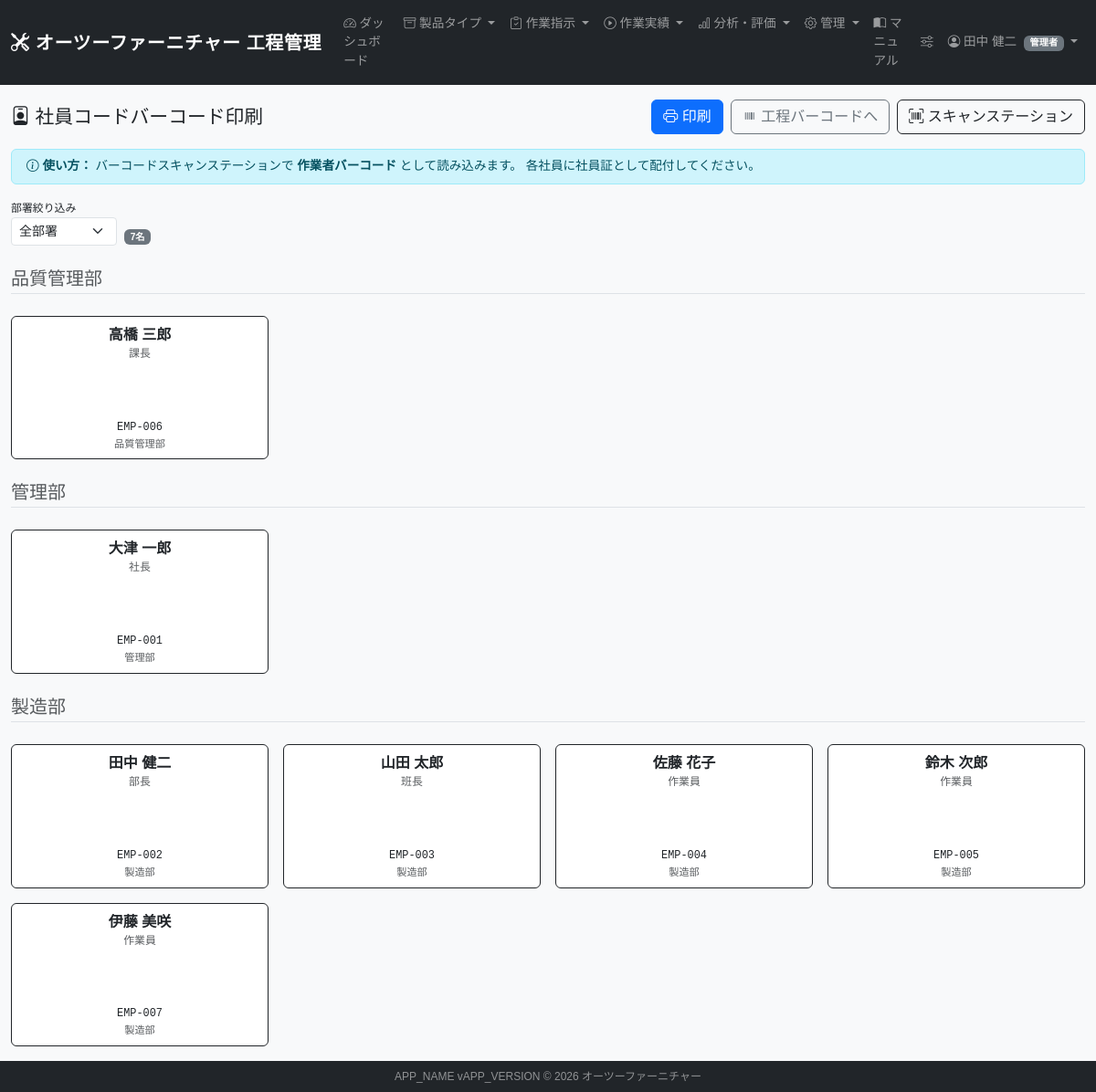
Page /employee_barcodes.php (signed in) on the committed database.
### tables this page shows
CREATE TABLE IF NOT EXISTS employees (
    id INT AUTO_INCREMENT PRIMARY KEY,
    employee_code VARCHAR(50) NOT NULL UNIQUE COMMENT '全アプリ共通の社員コード',
    name VARCHAR(100) NOT NULL COMMENT '社員名',
    name_kana VARCHAR(100) NULL COMMENT '社員名カナ',
    email VARCHAR(255) NULL COMMENT 'メールアドレス',
    phone VARCHAR(50) NULL COMMENT '電話番号',
    address TEXT NULL COMMENT '住所',
    joined_date DATE NULL COMMENT '入社日',
    retired_date DATE NULL COMMENT '退職日',
    employment_status ENUM('active','retired','leave') DEFAULT 'active' COMMENT '在籍状態',
    department_id INT NULL COMMENT '現在の部ID',
    section_id INT NULL COMMENT '現在の課ID',
    position_id INT NULL COMMENT '現在の役職ID',
    is_active TINYINT(1) DEFAULT 1 COMMENT '論理削除フラグ',
    created_at DATETIME DEFAULT CURRENT_TIMESTAMP,
    updated_at DATETIME DEFAULT CURRENT_TIMESTAMP ON UPDATE CURRENT_TIMESTAMP,
    CONSTRAINT fk_emp_dept FOREIGN KEY (department_id) REFERENCES departments(id),
    CONSTRAINT fk_emp_section FOREIGN KEY (section_id) REFERENCES sections(id),
    CONSTRAINT fk_emp_position FOREIGN KEY (position_id) REFERENCES positions(id)
);

CREATE TABLE IF NOT EXISTS departments (
    id INT AUTO_INCREMENT PRIMARY KEY,
    dept_code VARCHAR(50) NOT NULL UNIQUE COMMENT '部署コード',
    dept_name VARCHAR(100) NOT NULL COMMENT '部署名',
    display_order INT DEFAULT 0,
    is_active TINYINT(1) DEFAULT 1,
    created_at DATETIME DEFAULT CURRENT_TIMESTAMP
);

CREATE TABLE IF NOT EXISTS positions (
    id INT AUTO_INCREMENT PRIMARY KEY,
    position_code VARCHAR(50) NOT NULL UNIQUE COMMENT '役職コード',
    position_name VARCHAR(100) NOT NULL COMMENT '役職名',
    rank_level INT DEFAULT 0 COMMENT '役職レベル（大きいほど上位）',
    display_order INT DEFAULT 0,
    is_active TINYINT(1) DEFAULT 1,
    created_at DATETIME DEFAULT CURRENT_TIMESTAMP
);

### app/auth.php (called while the page is built, shortened)
<?php
require_once __DIR__ . '/db.php';
function getCurrentUser(): array {
    return [
        'id'          => $_SESSION['user_id']       ?? 0,
        'employee_id' => $_SESSION['employee_id']   ?? 0,
        'name'        => $_SESSION['employee_name'] ?? '',
        'login_id'    => $_SESSION['login_id']      ?? '',
        'role'        => $_SESSION['role']           ?? 'worker',
        'mfa_enabled' => $_SESSION['mfa_enabled']   ?? false,
    ];
}
function roleLabel(string $role): string {
    return match($role) {
        'president'       => '社長',
        'admin'           => '管理者',
        'factory_manager' => '工場長',
        'process_leader'  => '工程リーダー',
        'worker'          => '作業員',
        default           => $role,
    };
}

### app/permissions.php (called while the page is built, shortened)
<?php
function hasRole(string $minRole, string $userRole = ''): bool {
    if (empty($userRole)) {
        $user = getCurrentUser();
        $userRole = $user['role'];
    }
    $minLevel  = ROLE_LEVELS[$minRole]  ?? 0;
    $userLevel = ROLE_LEVELS[$userRole] ?? 0;
    return $userLevel >= $minLevel;
}
function isAdmin(): bool {
    return hasRole('admin');
}
function isLeader(): bool {
    return hasRole('process_leader');
}

### app/db.php (called while the page is built, shortened)
<?php
function getDB(): PDO {
    static $pdo = null;
    if ($pdo !== null) {
        return $pdo;
    }
    $dsn = sprintf(
        'mysql:host=%s;dbname=%s;charset=%s',
        DB_HOST, DB_NAME, DB_CHARSET
    );
    try {
        $pdo = new PDO($dsn, DB_USER, DB_PASS, [
            PDO::ATTR_ERRMODE            => PDO::ERRMODE_EXCEPTION,
            PDO::ATTR_DEFAULT_FETCH_MODE => PDO::FETCH_ASSOC,
            PDO::ATTR_EMULATE_PREPARES   => false,
        ]);
    } catch (PDOException $e) {
        error_log('[DB接続エラー] ' . $e->getMessage());
        http_response_code(503);
        die('<h1>データベース接続に失敗しました。管理者に連絡してください。</h1>');
    }
    return $pdo;
}
function dbFetchAll(string $sql, array $params = []): array {
    $stmt = getDB()->prepare($sql);
    $stmt->execute($params);
    return $stmt->fetchAll();
}

### app/functions.php (called while the page is built, shortened)
<?php
function h(mixed $str): string {
    return htmlspecialchars((string)($str ?? ''), ENT_QUOTES | ENT_HTML5, 'UTF-8');
}

### public/employee_barcodes.php (the view, shortened to what this page needs)
<?php
require_once __DIR__ . '/../app/db.php';
require_once __DIR__ . '/../app/auth.php';
require_once __DIR__ . '/../app/permissions.php';
require_once __DIR__ . '/../app/functions.php';
$deptFilter = (int)($_GET['dept_id'] ?? 0);
$employees = dbFetchAll(
    "SELECT e.*, d.dept_name, p.position_name
     FROM employees e
     LEFT JOIN departments d ON e.department_id = d.id
     LEFT JOIN positions p ON e.position_id = p.id
     WHERE e.is_active = 1 AND e.employment_status = 'active'"
    . ($deptFilter ? " AND e.department_id = {$deptFilter}" : '')
    . " ORDER BY d.dept_name, e.employee_code"
);
require __DIR__ . '/parts/header.php';
?>
<div class="d-print-none mb-3 d-flex gap-2 align-items-center flex-wrap">
  <h2 class="mb-0"><i class="bi bi-person-badge"></i> 社員コードバーコード印刷</h2>
  <div class="ms-auto d-flex gap-2">
    <button class="btn btn-primary" onclick="window.print()">
      <i class="bi bi-printer"></i> 印刷
    </button>
    <a href="process_barcodes.php" class="btn btn-outline-secondary">
      <i class="bi bi-upc"></i> 工程バーコードへ
    </a>
    <a href="barcode_station.php" class="btn btn-outline-dark">
      <i class="bi bi-upc-scan"></i> スキャンステーション
    </a>
  </div>
</div>
<div class="d-print-none mb-3">
  <div class="alert alert-info py-2">
    <i class="bi bi-info-circle"></i>
    <strong>使い方：</strong>
    バーコードスキャンステーションで <strong>作業者バーコード</strong> として読み込みます。
    各社員に社員証として配付してください。
  </div>
  <form method="get" class="row g-2 align-items-end">
    <div class="col-auto">
      <label class="form-label mb-0 small">部署絞り込み</label>
      <select name="dept_id" class="form-select form-select-sm" onchange="this.form.submit()">
        <option value="">全部署</option>
      </select>
    </div>
    <div class="col-auto">
      <span class="badge bg-secondary"><?= count($employees) ?>名</span>
    </div>
  </form>
</div>
<div class="row g-3" id="barcodeContainer">
<?php
$lastDept = null;
foreach ($employees as $emp):
    $dept = $emp['dept_name'] ?? '未所属';
    if ($dept !== $lastDept):
        $lastDept = $dept;
?>
  <div class="col-12 d-print-none">
    <h5 class="text-muted border-bottom pb-1 mt-2"><?= h($dept) ?></h5>
  </div>
<?php endif; ?>
  <div class="col-6 col-md-4 col-lg-3">
    <div class="card border-dark barcode-card h-100">
      <div class="card-body p-2 text-center">
        <div class="fw-bold fs-6 mb-0"><?= h($emp['name']) ?></div>
        <div class="small text-muted mb-1"><?= h($emp['position_name'] ?? '') ?></div>
        <div class="barcode-svg-wrap">
          <svg class="barcode w-100" id="ebc-<?= $emp['id'] ?>"></svg>
        </div>
        <div class="small font-monospace mt-1"><?= h($emp['employee_code']) ?></div>
        <div class="very-small text-muted"><?= h($emp['dept_name'] ?? '') ?></div>
      </div>
    </div>
  </div>
<?php endforeach; ?>
</div>
<?php require __DIR__ . '/parts/footer.php'; ?>

### public/parts/header.php (shortened to what this page needs)
<?php
$user      = getCurrentUser();
?>
<!DOCTYPE html>
<html lang="ja">
<head>
<link rel="stylesheet" href="https://cdn.jsdelivr.net/npm/bootstrap@5.3.3/dist/css/bootstrap.min.css">
<link rel="stylesheet" href="https://cdn.jsdelivr.net/npm/bootstrap-icons@1.11.3/font/bootstrap-icons.css">
<link rel="stylesheet" href="<?= APP_URL ?>/assets/css/style.css">
</head>
<body>
<nav class="navbar navbar-expand-lg navbar-dark bg-dark sticky-top">
  <div class="container-fluid">
    <a class="navbar-brand fw-bold" href="<?= APP_URL ?>/dashboard.php">
      <i class="bi bi-tools"></i> オーツーファーニチャー 工程管理
    </a>
    <div class="collapse navbar-collapse" id="navMenu">
      <ul class="navbar-nav me-auto">
        <li class="nav-item">
          <a class="nav-link" href="<?= APP_URL ?>/dashboard.php"><i class="bi bi-speedometer2"></i> ダッシュボード</a>
        </li>
        <li class="nav-item dropdown">
          <a class="nav-link dropdown-toggle" href="#" data-bs-toggle="dropdown">
            <i class="bi bi-archive"></i> 製品タイプ
          </a>
        </li>
        <li class="nav-item dropdown">
          <a class="nav-link dropdown-toggle" href="#" data-bs-toggle="dropdown">
            <i class="bi bi-clipboard-check"></i> 作業指示
          </a>
        </li>
        <li class="nav-item dropdown">
          <a class="nav-link dropdown-toggle" href="#" data-bs-toggle="dropdown">
            <i class="bi bi-play-circle"></i> 作業実績
          </a>
        </li>
        <?php if (isLeader()): ?>
        <li class="nav-item dropdown">
          <a class="nav-link dropdown-toggle" href="#" data-bs-toggle="dropdown">
            <i class="bi bi-bar-chart"></i> 分析・評価
          </a>
        </li>
        <?php endif; ?>
        <?php if (isAdmin()): ?>
        <li class="nav-item dropdown">
          <a class="nav-link dropdown-toggle" href="#" data-bs-toggle="dropdown">
            <i class="bi bi-gear"></i> 管理
          </a>
        </li>
        <?php endif; ?>
        <li class="nav-item">
          <a class="nav-link" href="<?= APP_URL ?>/manual.php">
            <i class="bi bi-book-half"></i> マニュアル
          </a>
        </li>
      </ul>
      <ul class="navbar-nav">
        <?php if (isAdmin()): ?>
        <li class="nav-item">
          <a class="nav-link" href="<?= APP_URL ?>/admin_settings.php" title="システム設定">
            <i class="bi bi-sliders"></i>
          </a>
        </li>
        <?php endif; ?>
        <li class="nav-item dropdown">
          <a class="nav-link dropdown-toggle" href="#" data-bs-toggle="dropdown">
            <i class="bi bi-person-circle"></i> <?= h($user['name']) ?>
            <span class="badge bg-secondary ms-1"><?= h(roleLabel($user['role'])) ?></span>
          </a>
        </li>
      </ul>
    </div>
  </div>
</nav>
<div class="container-fluid py-3">

### public/assets/css/style.css (style rules this page uses)
body { font-family: 'Hiragino Kaku Gothic ProN', 'Meiryo', 'Yu Gothic', sans-serif; font-size: 0.85rem; background-color: #f8f9fa; }
h2 { font-size: 1.3rem; }
.nav-link { font-size: 0.85rem; }
.navbar-brand { letter-spacing: 0.03em; }

### public/employee_barcodes.php (style rules this page uses)
.barcode-svg-wrap svg { height: 55px; }
.very-small { font-size: 0.7rem; }

### rows in the picture
employees: name "田中 健二", department.dept_name "製造部", position.position_name "部長", employee_code "EMP-002"
employees: department.dept_name "品質管理部", name "高橋 三郎", position.position_name "課長", employee_code "EMP-006"
employees: department.dept_name "管理部", name "大津 一郎", position.position_name "社長", employee_code "EMP-001"
employees: name "山田 太郎", position.position_name "班長", employee_code "EMP-003", department.dept_name "製造部"
employees: name "佐藤 花子", position.position_name "作業員", employee_code "EMP-004", department.dept_name "製造部"
employees: name "鈴木 次郎", position.position_name "作業員", employee_code "EMP-005", department.dept_name "製造部"
employees: name "伊藤 美咲", position.position_name "作業員", employee_code "EMP-007", department.dept_name "製造部"

### other values in the picture
roleLabel($user['role']) "管理者"
count($employees) "7"
APP_NAME "APP_NAME"
APP_VERSION "APP_VERSION"
